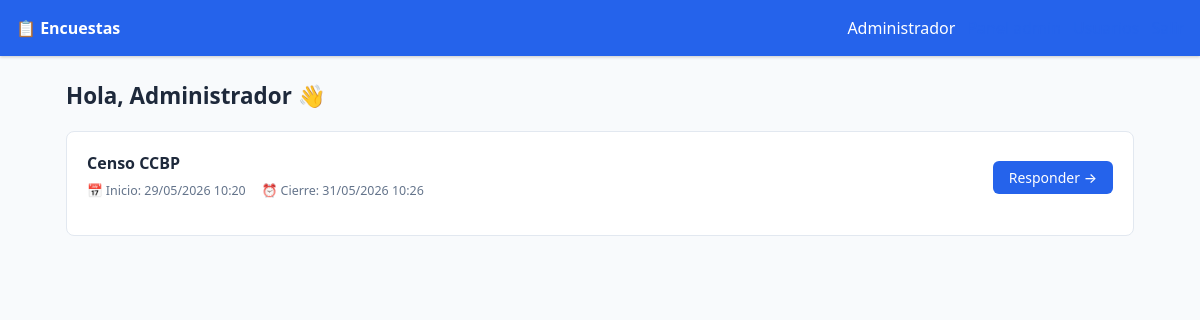
The app's page /encuesta/ (signed in) with its own data.
### app/models.py (models this page shows, shortened)
class User(db.Model):
    __tablename__ = "users"
    id = db.Column(db.Integer, primary_key=True)
    documento = db.Column(db.String(50), unique=True, nullable=False)
    nombre = db.Column(db.String(200), nullable=False)
    email = db.Column(db.String(200))
    grupo_primario = db.Column(db.String(200))
    parcela = db.Column(db.String(100))
    app_access = db.Column(db.Boolean, default=True)
    password_hash = db.Column(db.String(256), nullable=False)
    is_admin = db.Column(db.Boolean, default=False)
    created_at = db.Column(db.DateTime, default=datetime.utcnow)
    responses = db.relationship("Response", backref="user", lazy=True)

class Survey(db.Model):
    __tablename__ = "surveys"
    id = db.Column(db.Integer, primary_key=True)
    title = db.Column(db.String(300), nullable=False)
    description = db.Column(db.Text)
    start_date = db.Column(db.DateTime)
    end_date = db.Column(db.DateTime)
    is_active = db.Column(db.Boolean, default=False)
    terms_text = db.Column(db.Text, nullable=True)   # Términos y condiciones (opcional)
    created_at = db.Column(db.DateTime, default=datetime.utcnow)
    questions = db.relationship(
        "Question", backref="survey", lazy=True, order_by="Question.order"
    )
    responses = db.relationship("Response", backref="survey", lazy=True)
    @property
    def is_open(self):
        now = datetime.utcnow()
        if not self.is_active:
            return False
        if self.start_date and now < self.start_date:
            return False
        if self.end_date and now > self.end_date:
            return False
        return True

### app/routes_survey.py (the view)
@survey_bp.route("/")
@login_required
def index():
    user = User.query.get(session["user_id"])
    surveys = Survey.query.filter_by(is_active=True).all()
    open_surveys = []
    for s in surveys:
        already_responded = Response.query.filter_by(
            user_id=user.id, survey_id=s.id, is_complete=True
        ).first()
        open_surveys.append(
            {
                "survey": s,
                "is_open": s.is_open,
                "already_responded": already_responded is not None,
            }
        )
    return render_template("survey/index.html", user=user, surveys=open_surveys)

### app/routes_survey.py (called while the page is built)
def login_required(f):
    @wraps(f)
    def decorated(*args, **kwargs):
        if not session.get("user_id"):
            return redirect(url_for("auth.login"))
        return f(*args, **kwargs)
    return decorated

### templates/survey/index.html (shortened to what this page needs)
{% extends "base.html" %}
{% block content %}
<h1 class="page-title">Hola, {{ user.nombre }} 👋</h1>
{% if surveys %}
  {% for item in surveys %}
  <div class="card">
    <div class="card-header">
      <div style="flex:1;min-width:0;">
        <div class="card-title">{{ item.survey.title }}</div>
        <div style="font-size:.78rem;color:var(--text-muted);margin-top:.5rem;display:flex;gap:1rem;flex-wrap:wrap;">
          {% if item.survey.start_date %}<span>📅 Inicio: {{ item.survey.start_date.strftime('%d/%m/%Y %H:%M') }}</span>{% endif %}
          {% if item.survey.end_date %}<span>⏰ Cierre: {{ item.survey.end_date.strftime('%d/%m/%Y %H:%M') }}</span>{% endif %}
        </div>
      </div>
      <div style="flex-shrink:0;margin-top:.25rem;">
        {% if item.already_responded %}
          <span class="badge badge-green">✓ Ya respondiste</span>
        {% elif item.is_open %}
          {% if item.survey.terms_text %}
          <a href="/encuesta/{{ item.survey.id }}/terminos" class="btn btn-primary">Responder →</a>
          {% else %}
          <a href="/encuesta/{{ item.survey.id }}" class="btn btn-primary">Responder →</a>
          {% endif %}
        {% else %}
          <span class="badge badge-gray">No disponible</span>
        {% endif %}
      </div>
    </div>
  </div>
  {% endfor %}
{% else %}
  <div class="card">
    <p class="text-muted">No hay encuestas disponibles por el momento.</p>
  </div>
{% endif %}
{% endblock %}

### templates/base.html (shortened to what this page needs)
<!DOCTYPE html>
<html lang="es">
<head>
</head>
<body>
<nav>
  <a class="brand" href="/">📋 Encuestas</a>
  {% if session.user_id %}
  <div class="nav-menu" id="nav-menu">
    <span class="user-name">{{ session.user_name }}</span>
    {% if session.is_admin %}
      <a href="/admin/">Panel admin</a>
      <a href="/admin/users">Usuarios</a>
    {% else %}
      <a href="/encuesta/">Mis encuestas</a>
    {% endif %}
    <a href="/logout">Salir</a>
  </div>
  {% endif %}
</nav>
<main>
  {% block content %}{% endblock %}
</main>
</body>
</html>

### templates/base.html (style rules this page uses)
*, *::before, *::after { box-sizing: border-box; margin: 0; padding: 0; }
:root { --primary: #2563eb; --primary-dark: #1d4ed8; --success: #16a34a; --danger: #dc2626; --warning: #d97706; --info: #0891b2; --bg: #f8fafc; --surface: #ffffff; --border: #e2e8f0; --text: #1e293b; --text-muted: #64748b; --radius: 8px; --nav-h: 56px; }
html { font-size: 16px; }
body { font-family: system-ui, -apple-system, sans-serif; background: var(--bg); color: var(--text); min-height: 100vh; }
a { color: var(--primary); text-decoration: none; }
nav { background: var(--primary); color: #fff; padding: 0 1rem; display: flex; align-items: center; justify-content: space-between; height: var(--nav-h); position: sticky; top: 0; z-index: 50; box-shadow: 0 1px 3px rgba(0,0,0,.2); }
nav .brand { font-weight: 700; font-size: 1rem; color: #fff; white-space: nowrap; }
.nav-menu { display: flex; gap: .75rem; align-items: center; }
main { max-width: 1100px; margin: 0 auto; padding: 1.5rem 1rem 3rem; }
.card { background: var(--surface); border: 1px solid var(--border); border-radius: var(--radius); padding: 1.25rem; margin-bottom: 1.25rem; }
.card-header { display: flex; align-items: center; justify-content: space-between; flex-wrap: wrap; gap: .5rem; margin-bottom: 1rem; }
.card-title { font-size: 1rem; font-weight: 600; }
.btn { display: inline-flex; align-items: center; gap: .35rem; padding: .45rem 1rem; border-radius: 6px; font-size: .875rem; font-weight: 500; cursor: pointer; border: none; transition: .15s; white-space: nowrap; line-height: 1.4; }
.btn-primary { background: var(--primary); color: #fff; }
.page-title { font-size: 1.4rem; font-weight: 700; margin-bottom: 1.25rem; }

### records on screen
User: user_name "Administrador", nombre "Administrador"
Survey: survey "Censo CCBP", survey.start_date "29/05/2026 10:20", survey.end_date "31/05/2026 10:26"
